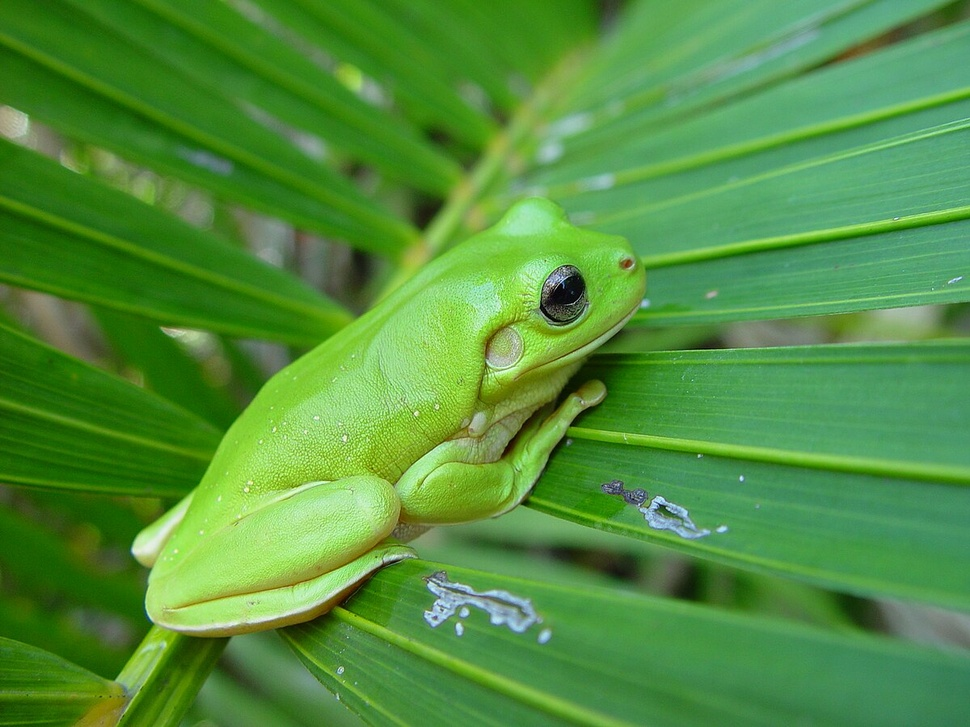
#> input picture original.jpg, 970 x 727 px, shrunk from 1200 x 900 before the run
$ jupyter execute dwt_text.ipynb
#> lines starting #> are read from the running program, lines starting #| are printed output that depends on the picture
[cell 1]
import cv2
import pywt
import numpy as np
import matplotlib.pyplot as plt

def text_to_binary(text):
    binary_message = ''.join(format(ord(char), '08b') for char in text)
    return binary_message

def binary_to_text(binary_message):
    text = ''.join([chr(int(binary_message[i:i+8], 2)) for i in range(0, len(binary_message), 8)])
    return text

# Read the host image
host = cv2.imread('original.jpg')
#> host is the input picture: shape (727, 970, 3); mean B, G, R 61.9, 144.3, 81.6
m, n, p = host.shape
#> m = 727; n = 970; p = 3

# Display original image
plt.subplot(1, 3, 1)
plt.imshow(cv2.cvtColor(host, cv2.COLOR_BGR2RGB))
plt.title('Original Image')

# Perform DWT on the host image using Haar wavelet
coeffs_host = pywt.dwt2(host, 'haar')
host_LL, (host_LH, host_HL, host_HH) = coeffs_host

# Encode text message
text_message = "Hello, this is a hidden message!"
binary_message = text_to_binary(text_message)

# Ensure the binary message can fit into the host image
if len(binary_message) > m * n:
    raise ValueError("Text message is too long to be hidden in the image")

# Convert binary message to an array of integers
binary_array = np.array(list(binary_message), dtype=int)

# Ensure the binary message can fit into the host image
if len(binary_message) > host_LL.size:
    raise ValueError("Text message is too long to be hidden in the image")

# Convert binary message to an array of integers
binary_array = np.array(list(binary_message), dtype=int)

# Pad the binary array if necessary to match the size of host_LL
padding_size = host_LL.size - len(binary_array)
#> padding_size = 704934
binary_array = np.concatenate((binary_array, np.zeros(padding_size, dtype=int)))

# Reshape the binary array to the shape of host_LL
binary_array = binary_array.reshape(host_LL.shape)

# Watermark the host image
watermarked_LL = host_LL + (0.03 * binary_array)
watermarked = pywt.idwt2((watermarked_LL, (host_LH, host_HL, host_HH)), 'haar')

# Display watermarked image
plt.subplot(1, 3, 3)
plt.imshow(np.uint8(watermarked))
plt.title('Watermarked Image')

# Save the watermarked image
# cv2.imwrite('Watermarked_text.png', cv2.cvtColor(np.uint8(watermarked), cv2.COLOR_RGB2BGR))
cv2.imwrite('Watermarked_text.png', np.uint8(watermarked))

# Show the plots
plt.show()
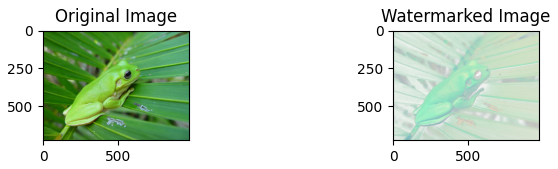
#> figure drawn by matplotlib, 2 panels

# Decode the hidden message
decoded_binary_message = (watermarked_LL - host_LL) / 0.03
decoded_binary_message = decoded_binary_message.flatten().astype(int)
decoded_text_message = binary_to_text(''.join(map(str, decoded_binary_message)))

y = 'Text message hidden and decoded successfully: {}'.format(decoded_text_message)
print(y)
#> (printed output is left out)


$ run again, with colors.jpg copied over original.jpg
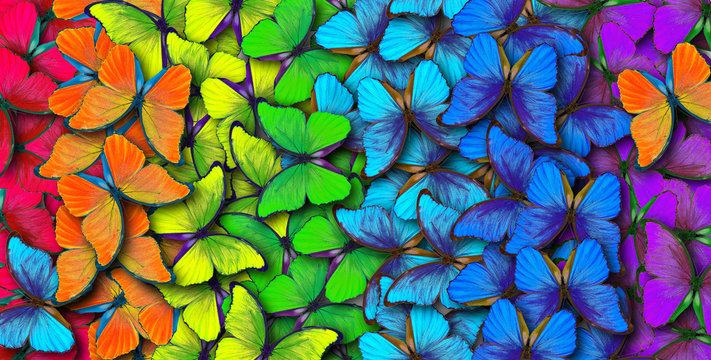
#> input picture colors.jpg, 711 x 360 px
#> host is the input picture: shape (360, 711, 3); mean B, G, R 99.8, 108.6, 96.1
#> `watermarked = pywt.idwt2((watermarked_LL, (host_LH, host_HL, host_HH))..`:
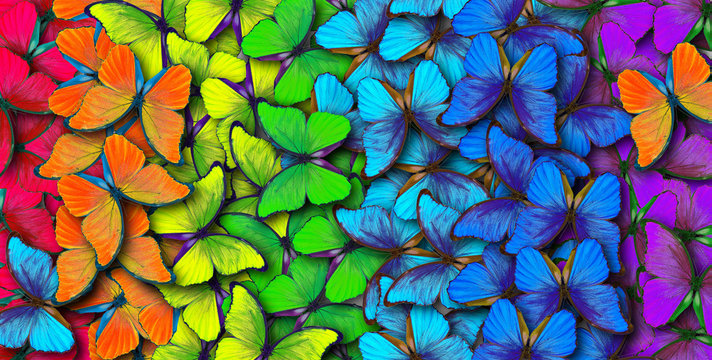
#> watermarked: shape (360, 712, 4) float64; mean of channels 0, 1, 2, 3 99.9, 108.5, 96.1, 96.1; drawn with min black and max white
#> `plt.show()`:
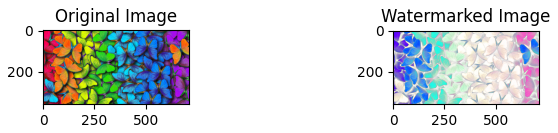
#> figure drawn by matplotlib, 2 panels
#> (printed output is left out)
